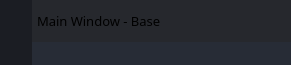
        <widget class="QFrame" name="frame_top">
         <property name="minimumSize">
          <size>
           <width>0</width>
           <height>65</height>
          </size>
         </property>
         <property name="maximumSize">
          <size>
           <width>16777215</width>
           <height>65</height>
          </size>
         </property>
         <property name="styleSheet">
          <string notr="true">background-color: transparent;</string>
         </property>
         <property name="frameShape">
          <enum>QFrame::NoFrame</enum>
         </property>
         <property name="frameShadow">
          <enum>QFrame::Raised</enum>
         </property>
         <layout class="QHBoxLayout" name="horizontalLayout_3">
          <property name="spacing">
           <number>0</number>
          </property>
          <property name="leftMargin">
           <number>0</number>
          </property>
          <property name="topMargin">
           <number>0</number>
          </property>
          <property name="rightMargin">
           <number>0</number>
          </property>
          <property name="bottomMargin">
           <number>0</number>
          </property>
          <item>
           <widget class="QFrame" name="frame_toggle">
            <property name="maximumSize">
             <size>
              <width>70</width>
              <height>16777215</height>
             </size>
            </property>
            <property name="styleSheet">
             <string notr="true">background-color: rgb(27, 29, 35);</string>
            </property>
            <property name="frameShape">
             <enum>QFrame::NoFrame</enum>
            </property>
            <property name="frameShadow">
             <enum>QFrame::Raised</enum>
            </property>
            <layout class="QVBoxLayout" name="verticalLayout_3">
             <property name="spacing">
              <number>0</number>
             </property>
             <property name="leftMargin">
              <number>0</number>
             </property>
             <property name="topMargin">
              <number>0</number>
             </property>
             <property name="rightMargin">
              <number>0</number>
             </property>
             <property name="bottomMargin">
              <number>0</number>
             </property>
             <item>
              <widget class="QPushButton" name="btn_toggle_menu">
               <property name="sizePolicy">
                <sizepolicy hsizetype="Expanding" vsizetype="Expanding">
                 <horstretch>0</horstretch>
                 <verstretch>0</verstretch>
                </sizepolicy>
               </property>
               <property name="styleSheet">
                <string notr="true">QPushButton {
	background-image: url(:/24x24/icons/24x24/cil-menu.png);
	background-position: center;
	background-repeat: no-reperat;
	border: none;
	background-color: rgb(27, 29, 35);
}
QPushButton:hover {
	background-color: rgb(33, 37, 43);
}
QPushButton:pressed {	
	background-color: rgb(85, 170, 255);
}</string>
               </property>
               <property name="text">
                <string/>
               </property>
              </widget>
             </item>
            </layout>
           </widget>
          </item>
          <item>
           <widget class="QFrame" name="frame_top_right">
            <property name="styleSheet">
             <string notr="true">background: transparent;</string>
            </property>
            <property name="frameShape">
             <enum>QFrame::NoFrame</enum>
            </property>
            <property name="frameShadow">
             <enum>QFrame::Raised</enum>
            </property>
            <layout class="QVBoxLayout" name="verticalLayout_2">
             <property name="spacing">
              <number>0</number>
             </property>
             <property name="leftMargin">
              <number>0</number>
             </property>
             <property name="topMargin">
              <number>0</number>
             </property>
             <property name="rightMargin">
              <number>0</number>
             </property>
             <property name="bottomMargin">
              <number>0</number>
             </property>
             <item>
              <widget class="QFrame" name="frame_top_btns">
               <property name="maximumSize">
                <size>
                 <width>16777215</width>
                 <height>42</height>
                </size>
               </property>
               <property name="styleSheet">
                <string notr="true">background-color: rgba(27, 29, 35, 200)</string>
               </property>
               <property name="frameShape">
                <enum>QFrame::NoFrame</enum>
               </property>
               <property name="frameShadow">
                <enum>QFrame::Raised</enum>
               </property>
               <layout class="QHBoxLayout" name="horizontalLayout_4">
                <property name="spacing">
                 <number>0</number>
                </property>
                <property name="leftMargin">
                 <number>0</number>
                </property>
                <property name="topMargin">
                 <number>0</number>
                </property>
                <property name="rightMargin">
                 <number>0</number>
                </property>
                <property name="bottomMargin">
                 <number>0</number>
                </property>
                <item>
                 <widget class="QFrame" name="frame_label_top_btns">
                  <property name="sizePolicy">
                   <sizepolicy hsizetype="Expanding" vsizetype="Preferred">
                    <horstretch>0</horstretch>
                    <verstretch>0</verstretch>
                   </sizepolicy>
                  </property>
                  <property name="frameShape">
                   <enum>QFrame::NoFrame</enum>
                  </property>
                  <property name="frameShadow">
                   <enum>QFrame::Raised</enum>
                  </property>
                  <layout class="QHBoxLayout" name="horizontalLayout_10">
                   <property name="spacing">
                    <number>0</number>
                   </property>
                   <property name="leftMargin">
                    <number>5</number>
                   </property>
                   <property name="topMargin">
                    <number>0</number>
                   </property>
                   <property name="rightMargin">
                    <number>10</number>
                   </property>
                   <property name="bottomMargin">
                    <number>0</number>
                   </property>
                   <item>
                    <widget class="QFrame" name="frame_icon_top_bar">
                     <property name="maximumSize">
                      <size>
                       <width>30</width>
                       <height>30</height>
                      </size>
                     </property>
                     <property name="styleSheet">
                      <string notr="true">background: transparent;
background-image: url(:/16x16/icons/16x16/cil-terminal.png);
background-position: center;
background-repeat: no-repeat;
</string>
                     </property>
                     <property name="frameShape">
                      <enum>QFrame::StyledPanel</enum>
                     </property>
                     <property name="frameShadow">
                      <enum>QFrame::Raised</enum>
                     </property>
                    </widget>
                   </item>
                   <item>
                    <widget class="QLabel" name="label_title_bar_top">
                     <property name="font">
                      <font>
                       <family>方正公文黑体</family>
                       <pointsize>10</pointsize>
                       <weight>50</weight>
                       <bold>false</bold>
                      </font>
                     </property>
                     <property name="styleSheet">
                      <string notr="true">background: transparent;
</string>
                     </property>
                     <property name="text">
                      <string>Main Window - Base</string>
                     </property>
                    </widget>
                   </item>
                  </layout>
                 </widget>
                </item>
                <item alignment="Qt::AlignRight">
                 <widget class="QFrame" name="frame_btns_right">
                  <property name="sizePolicy">
                   <sizepolicy hsizetype="Expanding" vsizetype="Preferred">
                    <horstretch>0</horstretch>
                    <verstretch>0</verstretch>
                   </sizepolicy>
                  </property>
                  <property name="maximumSize">
                   <size>
                    <width>120</width>
                    <height>16777215</height>
                   </size>
                  </property>
                  <property name="frameShape">
                   <enum>QFrame::NoFrame</enum>
                  </property>
                  <property name="frameShadow">
                   <enum>QFrame::Raised</enum>
                  </property>
                  <layout class="QHBoxLayout" name="horizontalLayout_5">
                   <property name="spacing">
                    <number>0</number>
                   </property>
                   <property name="leftMargin">
                    <number>0</number>
                   </property>
                   <property name="topMargin">
                    <number>0</number>
                   </property>
                   <property name="rightMargin">
                    <number>0</number>
                   </property>
                   <property name="bottomMargin">
                    <number>0</number>
                   </property>
                   <item>
                    <widget class="QPushButton" name="btn_minimize">
                     <property name="sizePolicy">
                      <sizepolicy hsizetype="Minimum" vsizetype="Expanding">
                       <horstretch>0</horstretch>
                       <verstretch>0</verstretch>
                      </sizepolicy>
                     </property>
                     <property name="minimumSize">
                      <size>
                       <width>40</width>
                       <height>0</height>
                      </size>
                     </property>
                     <property name="maximumSize">
                      <size>
                       <width>40</width>
                       <height>16777215</height>
                      </size>
                     </property>
                     <property name="toolTip">
                      <string>Minimize</string>
                     </property>
                     <property name="styleSheet">
                      <string notr="true">QPushButton {	
	border: none;
	background-color: transparent;
}
QPushButton:hover {
	background-color: rgb(52, 59, 72);
}
QPushButton:pressed {	
	background-color: rgb(85, 170, 255);
}</string>
                     </property>
                     <property name="text">
                      <string/>
                     </property>
                     <property name="icon">
                      <iconset resource="files.qrc">
                       <normaloff>:/16x16/icons/16x16/cil-window-minimize.png</normaloff>:/16x16/icons/16x16/cil-window-minimize.png</iconset>
                     </property>
                    </widget>
                   </item>
                   <item>
                    <widget class="QPushButton" name="btn_maximize_restore">
                     <property name="sizePolicy">
                      <sizepolicy hsizetype="Minimum" vsizetype="Expanding">
                       <horstretch>0</horstretch>
                       <verstretch>0</verstretch>
                      </sizepolicy>
                     </property>
                     <property name="minimumSize">
                      <size>
                       <width>40</width>
                       <height>0</height>
                      </size>
                     </property>
                     <property name="maximumSize">
                      <size>
                       <width>40</width>
                       <height>16777215</height>
                      </size>
                     </property>
                     <property name="toolTip">
                      <string>Maximize</string>
                     </property>
                     <property name="styleSheet">
                      <string notr="true">QPushButton {	
	border: none;
	background-color: transparent;
}
QPushButton:hover {
	background-color: rgb(52, 59, 72);
}
QPushButton:pressed {	
	background-color: rgb(85, 170, 255);
}</string>
                     </property>
                     <property name="text">
                      <string/>
                     </property>
                     <property name="icon">
                      <iconset resource="files.qrc">
                       <normaloff>:/16x16/icons/16x16/cil-window-maximize.png</normaloff>:/16x16/icons/16x16/cil-window-maximize.png</iconset>
                     </property>
                    </widget>
                   </item>
                   <item>
                    <widget class="QPushButton" name="btn_close">
                     <property name="sizePolicy">
                      <sizepolicy hsizetype="Minimum" vsizetype="Expanding">
                       <horstretch>0</horstretch>
                       <verstretch>0</verstretch>
                      </sizepolicy>
                     </property>
                     <property name="minimumSize">
                      <size>
                       <width>40</width>
                       <height>0</height>
                      </size>
                     </property>
                     <property name="maximumSize">
                      <size>
                       <width>40</width>
                       <height>16777215</height>
                      </size>
                     </property>
                     <property name="toolTip">
                      <string>Close</string>
                     </property>
                     <property name="styleSheet">
                      <string notr="true">QPushButton {	
	border: none;
	background-color: transparent;
}
QPushButton:hover {
	background-color: rgb(52, 59, 72);
}
QPushButton:pressed {	
	background-color: rgb(85, 170, 255);
}</string>
                     </property>
                     <property name="text">
                      <string/>
                     </property>
                     <property name="icon">
                      <iconset resource="files.qrc">
                       <normaloff>:/16x16/icons/16x16/cil-x.png</normaloff>:/16x16/icons/16x16/cil-x.png</iconset>
                     </property>
                    </widget>
                   </item>
                  </layout>
                 </widget>
                </item>
               </layout>
              </widget>
             </item>
             <item>
              <widget class="QFrame" name="frame_top_info">
               <property name="maximumSize">
                <size>
                 <width>16777215</width>
                 <height>65</height>
                </size>
               </property>
               <property name="styleSheet">
                <string notr="true">background-color: rgb(39, 44, 54);</string>
               </property>
               <property name="frameShape">
                <enum>QFrame::NoFrame</enum>
               </property>
               <property name="frameShadow">
                <enum>QFrame::Raised</enum>
               </property>
               <layout class="QHBoxLayout" name="horizontalLayout_8">
                <property name="spacing">
                 <number>0</number>
                </property>
                <property name="leftMargin">
                 <number>10</number>
                </property>
                <property name="topMargin">
                 <number>0</number>
                </property>
                <property name="rightMargin">
                 <number>10</number>
                </property>
                <property name="bottomMargin">
                 <number>0</number>
                </property>
               </layout>
              </widget>
             </item>
            </layout>
           </widget>
          </item>
         </layout>
        </widget>
